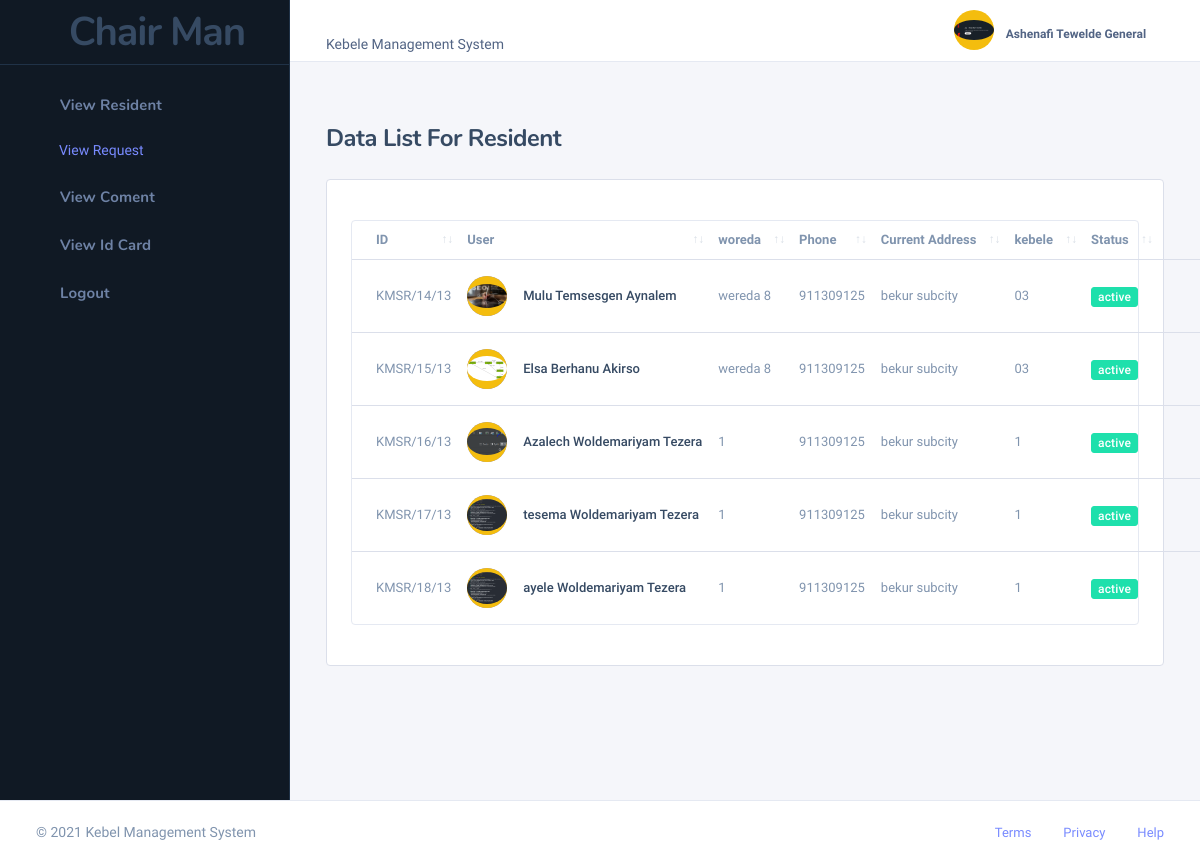
Screenshot of /chairman/view_resident.php (signed in) with the database file from the repository.
### tables this page shows
CREATE TABLE `resident` (
  `id` int(11) NOT NULL,
  `custom_id` varchar(100) NOT NULL DEFAULT 'KMSR/',
  `residentUsername` varchar(30) NOT NULL,
  `recordOfficerId` int(11) NOT NULL,
  `userPhoto` varchar(255) NOT NULL,
  `firstName` varchar(99) NOT NULL,
  `nationality` varchar(99) NOT NULL,
  `woreda` varchar(50) NOT NULL,
  `region` varchar(50) NOT NULL,
  `kebele` varchar(10) NOT NULL,
  `birthDate` date NOT NULL,
  `gender` varchar(30) NOT NULL,
  `houseNumber` int(11) NOT NULL,
  `phoneNumber` int(11) NOT NULL,
  `motherFullName` varchar(200) NOT NULL,
  `fatherFullName` varchar(200) NOT NULL,
  `levelOfEducation` varchar(200) NOT NULL,
  `profession` varchar(200) NOT NULL,
  `maritalStatus` varchar(200) NOT NULL,
  `emergencyFamilyName` varchar(200) NOT NULL,
  `emergencyFamilyNumber` int(11) NOT NULL,
  `city` varchar(200) NOT NULL,
  `createdDate` datetime NOT NULL DEFAULT current_timestamp(),
  `status` varchar(55) NOT NULL DEFAULT 'active'
);

### chairman/view_resident.php (the view, shortened to what this page needs)
<!DOCTYPE html>
<html lang="zxx" class="js">
<?php include './include/header.php' ?>
<?php include '../database/database.php' ?>
<body class="nk-body bg-lighter npc-general has-sidebar ">
    <div class="nk-app-root">
        <div class="nk-main ">
            <?php include './include/sidebar.php' ?>
            <div class="nk-wrap ">
                <?php include './include/navbar.php' ?>
                <div class="nk-content ">
                    <div class="container-fluid">
                        <div class="nk-content-inner">
                            <div class="nk-content-body">
                                <div class="nk-block-head nk-block-head-sm">
                                </div>
                                <div class="nk-block nk-block-lg">
                                    <div class="nk-block-head">
                                        <div class="nk-block-head-content">
                                            <h4 class="nk-block-title">Data List For Resident</h4>
                                        </div>
                                    </div>
                                    <div class="card card-preview">
                                        <div class="card-inner">
                                            <div id="DataTables_Table_1_wrapper"
                                                class="dataTables_wrapper dt-bootstrap4 no-footer">
                                                <div class="datatable-wrap my-3">
                                                    <table
                                                        class="datatable-init nowrap nk-tb-list nk-tb-ulist dataTable no-footer"
                                                        data-auto-responsive="false" id="DataTables_Table_1" role="grid"
                                                        aria-describedby="DataTables_Table_1_info">
                                                        <thead>
                                                            <tr class="nk-tb-item nk-tb-head" role="row">
                                                                <th class="nk-tb-col sorting" tabindex="0"
                                                                    aria-controls="DataTables_Table_1" rowspan="1"
                                                                    colspan="1"
                                                                    aria-label="User: activate to sort column ascending">
                                                                    <span class="sub-text">ID</span>
                                                                </th>
                                                                <th class="nk-tb-col sorting" tabindex="0"
                                                                    aria-controls="DataTables_Table_1" rowspan="1"
                                                                    colspan="1"
                                                                    aria-label="User: activate to sort column ascending">
                                                                    <span class="sub-text">User</span>
                                                                </th>
                                                                <th class="nk-tb-col tb-col-mb sorting" tabindex="0"
                                                                    aria-controls="DataTables_Table_1" rowspan="1"
                                                                    colspan="1"
                                                                    aria-label="woreda: activate to sort column ascending">
                                                                    <span class="sub-text">woreda</span>
                                                                </th>
                                                                <th class="nk-tb-col tb-col-md sorting" tabindex="0"
                                                                    aria-controls="DataTables_Table_1" rowspan="1"
                                                                    colspan="1"
                                                                    aria-label="Phone: activate to sort column ascending">
                                                                    <span class="sub-text">Phone</span>
                                                                </th>
                                                                <th class="nk-tb-col tb-col-lg sorting" tabindex="0"
                                                                    aria-controls="DataTables_Table_1" rowspan="1"
                                                                    colspan="1"
                                                                    aria-label="Job Location: activate to sort column ascending">
                                                                    <span class="sub-text">Current Address</span>
                                                                </th>
                                                                <th class="nk-tb-col tb-col-lg sorting" tabindex="0"
                                                                    aria-controls="DataTables_Table_1" rowspan="1"
                                                                    colspan="1"
                                                                    aria-label="kebele: activate to sort column ascending">
                                                                    <span class="sub-text">kebele </span>
                                                                </th>
                                                                <th class="nk-tb-col tb-col-md sorting" tabindex="0"
                                                                    aria-controls="DataTables_Table_1" rowspan="1"
                                                                    colspan="1"
                                                                    aria-label="Status: activate to sort column ascending">
                                                                    <span class="sub-text">Status</span>
                                                                </th>
                                                                <th class="nk-tb-col nk-tb-col-tools text-right sorting"
                                                                    tabindex="0" aria-controls="DataTables_Table_1"
                                                                    rowspan="1" colspan="1" aria-label="
                                                            : activate to sort column ascending">
                                                                </th>
                                                            </tr>
                                                        </thead>
                                                        <tbody>
                                                            <?php
                                                            $sql = mysqli_query($conn, "SELECT CONCAT(`custom_id`,`id`) AS customID,`id`, `custom_id`, `residentUsername`, `recordOfficerId`, `userPhoto`, `firstName`, `nationality`, `woreda`, `region`, `kebele`, `birthDate`, `gender`, `houseNumber`, `phoneNumber`, `motherFullName`, `fatherFullName`, `levelOfEducation`, `profession`, `maritalStatus`, `emergencyFamilyName`, `emergencyFamilyNumber`, `city`, `createdDate`, `status` FROM `resident` WHERE 1 ");
                                                            while ($row = mysqli_fetch_assoc($sql)) {
                                                                $firstName = $row['firstName'];
                                                                $customID = $row['customID'];
                                                                $woreda = $row['woreda'];
                                                                $kebele = $row['kebele'];
                                                                $userPhoto = $row['userPhoto'];
                                                                $phoneNumber = $row['phoneNumber'];
                                                                $city = $row['city'];
                                                                $status = $row['status'];
                                                                if ($status == 'active') {
                                                                    $statCls = 'badge badge-success';
                                                                } else {
                                                                    $statCls = 'badge badge-danger';
                                                                }
                                                            ?>
                                                            <tr class="nk-tb-item even">
                                                                <td class="nk-tb-col tb-col-mb" data-order="35040.34">
                                                                    <span class="tb-role"><?php echo htmlspecialchars($customID);
                                                                                                echo '/13' ?></span>
                                                                </td>
                                                                <td class="nk-tb-col">
                                                                    <div class="user-card">
                                                                        <div
                                                                            class="user-avatar bg-dim-primary d-none d-sm-flex">
                                                                            <div
                                                                                class="user-avatar user-avatar-sm bg-warning">
                                                                                <img src="./images/<?php echo $userPhoto ?>"
                                                                                    alt="">
                                                                            </div>
                                                                        </div>
                                                                        <div class="user-info">
                                                                            <span class="tb-lead">
                                                                                <?php echo htmlspecialchars($firstName) ?></span>
                                                                        </div>
                                                                    </div>
                                                                </td>
                                                                <td class="nk-tb-col tb-col-mb" data-order="35040.34">
                                                                    <span
                                                                        class="tb-role"><?php echo htmlspecialchars($woreda) ?></span>
                                                                </td>
                                                                <td class="nk-tb-col tb-col-md">
                                                                    <span><?php echo htmlspecialchars($phoneNumber) ?></span>
                                                                </td>
                                                                <td class="nk-tb-col tb-col-lg">
                                                                    <span><?php echo htmlspecialchars($city) ?></span>
                                                                </td>
                                                                <td class=" nk-tb-col tb-col-lg">
                                                                    <span><?php echo $kebele ?></span>
                                                                </td>
                                                                <td class="nk-tb-col tb-col-md">
                                                                    <span class="tb-status <?php echo $statCls ?>">
                                                                        <span><?php echo htmlspecialchars($status) ?></span></span>
                                                                </td>
                                                                <td class="nk-tb-col nk-tb-col-tools">
                                                                    <ul class="nk-tb-actions gx-1">
                                                                        <li>
                                                                            <div class="drodown">
                                                                                <a href="#"
                                                                                    class="dropdown-toggle btn btn-icon btn-trigger"
                                                                                    data-toggle="dropdown"><em
                                                                                        class="icon ni ni-more-h"></em></a>
                                                                            </div>
                                                                        </li>
                                                                    </ul>
                                                                </td>
                                                            </tr>
                                                            <?php
                                                            }
                                                            ?>
                                                        </tbody>
                                                    </table>
                                                </div>
                                            </div>
                                        </div>
                                    </div>
                                </div>
                            </div>
                        </div>
                    </div>
                </div>
            </div>
        </div>
    </div>
    <?php include './include/footer.php' ?>
</body>
</html>

### rows the page displays
resident: customID "KMSR/14", userPhoto (picture), firstName "Mulu Temsesgen Aynalem", woreda "wereda 8", phoneNumber "911309125", city "bekur subcity", kebele "03", status "active"
resident: customID "KMSR/15", userPhoto (picture), firstName "Elsa Berhanu Akirso", woreda "wereda 8", phoneNumber "911309125", city "bekur subcity", kebele "03", status "active"
resident: customID "KMSR/16", userPhoto (picture), firstName "Azalech Woldemariyam Tezera", woreda "1", phoneNumber "911309125", city "bekur subcity", kebele "1", status "active"
resident: customID "KMSR/17", userPhoto (picture), firstName "tesema Woldemariyam Tezera", woreda "1", phoneNumber "911309125", city "bekur subcity", kebele "1", status "active"
resident: customID "KMSR/18", userPhoto (picture), firstName "ayele Woldemariyam Tezera", woreda "1", phoneNumber "911309125", city "bekur subcity", kebele "1", status "active"

### other values shown
$_SESSION['fullName'] "Ashenafi Tewelde General"
